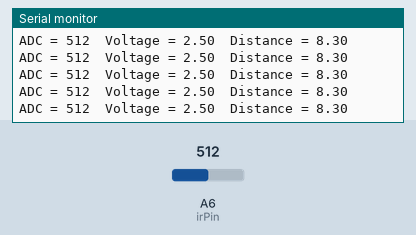
This sketch was run on a simulated Arduino Nano, built with avr-gcc and run on an emulated ATmega328P. Shown: the last lines printed to the serial monitor. Inputs (shaded band) come from the test bench; at power-on: A6 (irPin) = 512.

Above: at 1.2 s.
1.3 s: A6 (irPin) set to 716
At 1.32 s:
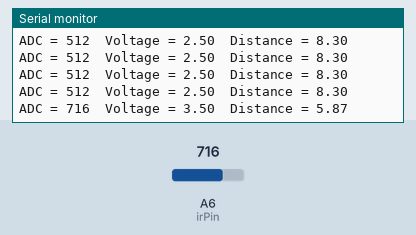
2.8 s: A6 (irPin) set to 900
At 2.83 s:
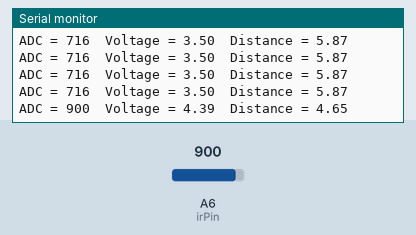
Timing chart, 0 to 5.8 s (numbered marks = the images above; inputs shaded):
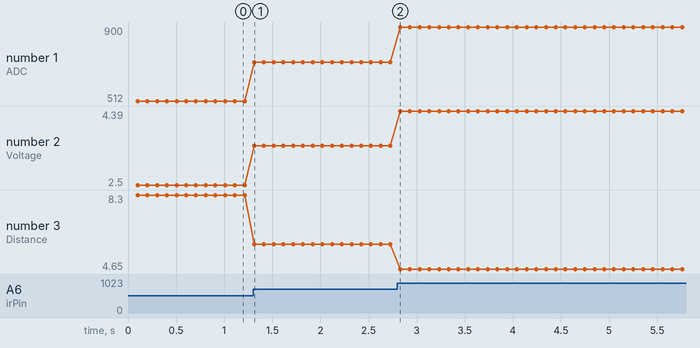

Measured:
- after the input at 1.3 s, the serial monitor: prints a new line at once (image 1)
- after the input at 2.8 s, the serial monitor: prints a new line at once (image 2)
- plotted number 1: 512 → 716 after the input at 1.3 s, 716 → 900 after the input at 2.8 s
- plotted number 2: 2.5 → 3.5 after the input at 1.3 s, 3.5 → 4.39 after the input at 2.8 s
- plotted number 3: 8.3 → 5.87 after the input at 1.3 s, 5.87 → 4.65 after the input at 2.8 s

The sketch:

Sharp_IR_tweaked.ino
```cpp
#include <Arduino.h>
uint8_t irPin = A6; //pin used to connect the sensor
volatile uint32_t lastTime = 0;
uint32_t interval = 100;
float volt = 0;

void setup() {
  Serial.begin(115200);
  while(!Serial){}
  Serial.println("Hi!");
  pinMode(irPin,INPUT);
}
int count = 0;
void loop() {
  if(millis() - lastTime >= interval){
    //Serial.print(millis());
    //Serial.print('\t');
    Serial.print("ADC = ");
    Serial.print(sharp_ir());
    Serial.print('\t');
    Serial.print("Voltage = ");
    Serial.print(voltage());
    Serial.print('\t');
    Serial.print("Distance = ");
    Serial.print(distance());
    Serial.print('\n');
    lastTime = millis();
  }
}

//input range 10-80cm
//5V ref voltage
//10-bit
//cast ADC output as float

bool irDetected(){
  if(analogRead(irPin) < 0){
    return true;
  }
}

int sharp_ir(void){
  uint16_t val = 0;
  val = analogRead(irPin);
  return val;
}

float distance(void){
  float dist = 0;
  dist = (19.997/(voltage() - .0911));
  return dist;
}

float voltage(void){
  volt = ((float)sharp_ir()/1024) * 5;
  return volt;
}
```
